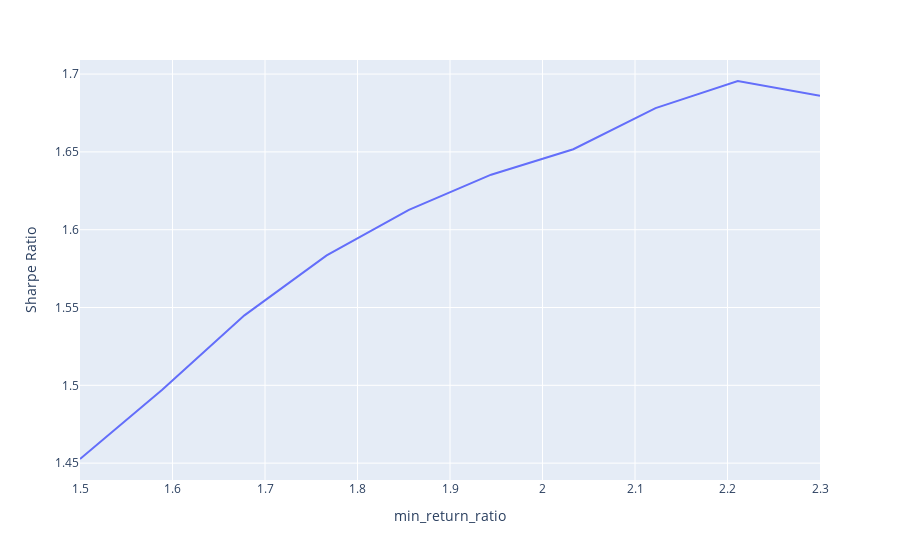

The cell this chart's notebook holds for it:
### Code cell
fig = px.line(results_single_factor, x='min_return_ratio', y="Sharpe Ratio")
fig.show()

### Figure 1 — Plotly figure (JSON) as saved in the notebook; plotly's stock layout.template omitted (floating-point values rounded to 4 significant figures)
{"data": [{"hovertemplate": "min_return_ratio=%{x}<br>Sharpe Ratio=%{y}<extra></extra>", "legendgroup": "", "line": {"color": "#636efa", "dash": "solid"}, "marker": {"symbol": "circle"}, "mode": "lines", "name": "", "orientation": "v", "showlegend": false, "type": "scatter", "x": [1.5, 1.589, 1.678, 1.767, 1.856, 1.944, 2.033, 2.122, 2.211, 2.3], "xaxis": "x", "y": [1.453, 1.497, 1.545, 1.583, 1.613, 1.635, 1.652, 1.678, 1.696, 1.686], "yaxis": "y"}], "layout": {"legend": {"tracegroupgap": 0}, "margin": {"t": 60}, "xaxis": {"anchor": "y", "domain": [0, 1], "title": {"text": "min_return_ratio"}}, "yaxis": {"anchor": "x", "domain": [0, 1], "title": {"text": "Sharpe Ratio"}}}}
